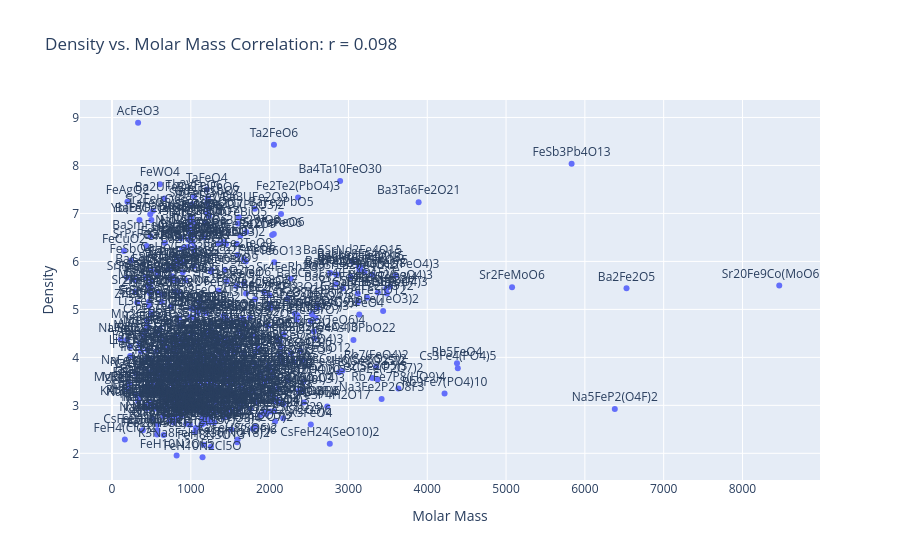

Write notebook code for a chart like this one.
### Code cell
import pandas as pd
import matplotlib.pyplot as plt
from mp_api.client import MPRester
import plotly.express as px
import numpy as np
import warnings
warnings.filterwarnings('ignore')

API_KEY = "YOUR_API_KEY_HERE"  # Replace with your Materials Project API key

def plot_density_vs_molar_mass(elements, exact_match=True):
    
    # For a given element list (e.g. ["Fe", "C"]), plot Density vs. Molar Mass and compute the correlation coefficient.
    # If exact_match is True, returns only materials with exactly that composition. If False, returns materials that contain those elements.
    
    print(f"Analyzing property correlation for {'exact' if exact_match else 'containing'} system: {elements}...\n")

    with MPRester(API_KEY) as mpr:
        if exact_match:
            chemsys = "-".join(sorted(elements))
            docs = mpr.materials.summary.search(
                chemsys=chemsys,
                is_stable=True,
                fields=["material_id", "formula_pretty", "density", "composition"]
            )
        else:
            docs = mpr.materials.summary.search(
                elements=elements,
                is_stable=True,
                fields=["material_id", "formula_pretty", "density", "composition"]
            )

    # Extract the data from materials project database
    data = []
    for doc in docs:
        try:
            formula = doc.formula_pretty
            density = doc.density
            molar_mass = doc.composition.weight

            if density is not None:
                data.append({
                    "Formula": formula,
                    "Density": density,
                    "Molar Mass": molar_mass
                })
        except Exception:
            continue

    df = pd.DataFrame(data)

    if df.empty:
        print("❌ No stable materials found for this system. Try different elements or set exact_match=False.")
        return

    print(f"Retrieved {len(df)} stable materials.")

    # This correlates both properties
    corr = df["Density"].corr(df["Molar Mass"])
    print(f"Correlation coefficient (r) between density and molar mass: {corr:.3f}\n")

    # Creates a scatter plot of Density vs. Molar Mass.
    fig = px.scatter(
        df,
        x="Molar Mass",
        y="Density",
        text="Formula",
        title=f"Density vs. Molar Mass\nCorrelation: r = {corr:.3f}"
    )
    fig.update_traces(textposition='top center')
    fig.show()

    return df

if __name__ == "__main__":
    # Change the "Fe" and "O" to whatever 2 elements you want.
    #If you want only those 2 elements, set exact match to "True". Otherwise, set it to "False"
    plot_density_vs_molar_mass(["Fe", "O"], exact_match=False)

### Figure 1 — Plotly figure (JSON) as saved in the notebook; plotly's stock layout.template omitted (floating-point values rounded to 4 significant figures; data arrays with more than 128 entries replaced by an {"elided": "..."} marker saying what was removed)
{"data": [{"hovertemplate": "Molar Mass=%{x}<br>Density=%{y}<br>Formula=%{text}<extra></extra>", "legendgroup": "", "marker": {"color": "#636efa", "symbol": "circle"}, "mode": "markers+text", "name": "", "orientation": "v", "showlegend": false, "text": {"elided": "477 str values"}, "textposition": "top center", "type": "scatter", "x": {"elided": "477 float values"}, "xaxis": "x", "y": {"elided": "477 float values"}, "yaxis": "y"}], "layout": {"autosize": true, "legend": {"tracegroupgap": 0}, "title": {"text": "Density vs. Molar Mass\nCorrelation: r = 0.098"}, "xaxis": {"anchor": "y", "autorange": true, "domain": [0, 1], "range": [-395.4, 8973.0], "title": {"text": "Molar Mass"}, "type": "linear"}, "yaxis": {"anchor": "x", "autorange": true, "domain": [0, 1], "range": [1.343, 9.465], "title": {"text": "Density"}, "type": "linear"}}}
